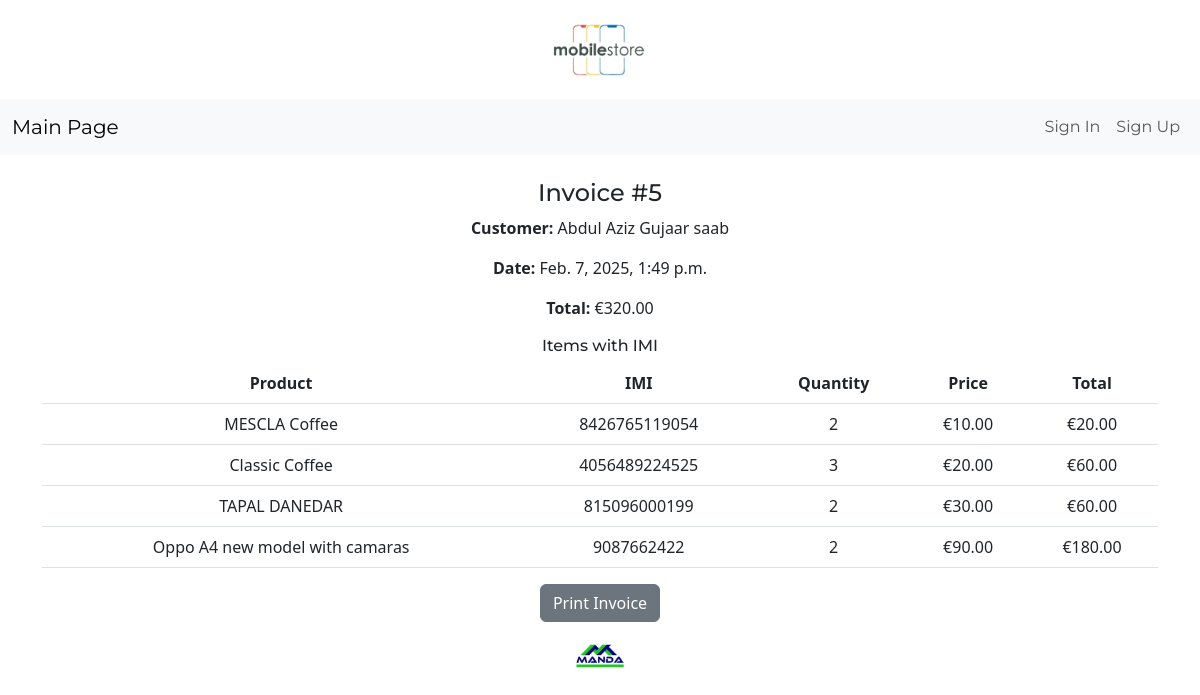
/invoice/5/, run on the app's committed database.
### inventory/models.py (models this page shows, shortened)
class CustInvoiceData(models.Model):
	customer = models.ForeignKey(CustomerData, on_delete=models.CASCADE)
	phone = models.IntegerField()
	nif = models.CharField(max_length=35, default=0)
	address = models.CharField (max_length=50)
	total_before_iva = models.DecimalField(max_digits=12, decimal_places=2, default=0.00)  # Invoice total before tax
	total_after_iva = models.DecimalField(max_digits=12, decimal_places=2, default=0.00)   # Invoice total after tax
	datein = models.DateTimeField(auto_now_add=True)
	user = models.ForeignKey(User, on_delete=models.CASCADE, blank=True, null=True)

class CustomerData(models.Model):
	cname = models.CharField(max_length=50)
	cnie = models.CharField(max_length=20)
	cphone = models.IntegerField()
	caddress = models.CharField (max_length=50)
	datec = models.DateTimeField(auto_now_add=True)
	user = models.ForeignKey(User, on_delete=models.CASCADE)
	def __str__(self):
		return self.cname

class InvoiceDetail(models.Model):
    invoice = models.ForeignKey('CustInvoiceData', on_delete=models.CASCADE, related_name='items')
    name = models.CharField(max_length=25)
    imi = models.CharField(max_length=20)
    quantity = models.IntegerField()
    price = models.DecimalField(max_digits=10, decimal_places=2)
    total = models.DecimalField(max_digits=10, decimal_places=2)

### inventory/views.py (the view)
# urls.py: path('invoice/<int:invoice_id>/', InvoiceDetailView, name='invoice_detail'),
def InvoiceDetailView(request, invoice_id):
    invoice = get_object_or_404(CustInvoiceData, id=invoice_id)  # Fetch the parent invoice
    invoice_items = InvoiceDetail.objects.filter(invoice=invoice)  # Fetch related items
    invoiceTotal = sum(item.quantity * item.price for item in invoice_items)
    return render(request, 'inventory/invoice_detail.html', {
    'invoice': invoice,
    'invoice_items': invoice_items,
    'invoiceTotal': invoiceTotal
    })

### inventory/templates/inventory/invoice_detail.html (shortened to what this page needs)
{% extends 'inventory/base.html' %}
{% load crispy_forms_tags %}
{% block content %}
<!DOCTYPE html>
<html lang="en">
<head>
    <link rel="stylesheet" href="https://cdn.jsdelivr.net/npm/bootstrap@5.3.0/dist/css/bootstrap.min.css">
</head>
<body>
    <div class="container mt-4">
        <h4>Invoice #{{ invoice.id }}</h4>
        <p><strong>Customer:</strong> {{ invoice.customer}}</p>
        <p><strong>Date:</strong> {{ invoice.datein }}</p>
        <p><strong>Total:</strong> €{{ invoiceTotal }}</p>
        <h6>Items with IMI</h6>
        <table class="table">
            <thead>
                <tr>
                    <th>Product</th>
                    <th>IMI</th>
                    <th>Quantity</th>
                    <th>Price</th>
                    <th>Total</th>
                </tr>
            </thead>
            <tbody>
                {% for item in invoice_items %}
                <tr>
                    <td>{{ item.name }}</td>
                    <td>{{ item.imi }}</td>
                    <td>{{ item.quantity }}</td>
                    <td>€{{ item.price }}</td>
                    <td>€{{ item.total }}</td>
                </tr>
                {% endfor %}
            </tbody>
        </table>
        <a href="#" onclick="window.print()" class="btn btn-secondary">Print Invoice</a>
    </div>
</body>
</html>
{% endblock content %}

### data on the page
CustInvoiceData: id "5", customer "Abdul Aziz Gujaar saab", datein "Feb. 7, 2025, 1:49 p.m."
InvoiceDetail: name "MESCLA Coffee", imi "8426765119054", quantity "2", price "10.00", total "20.00"
InvoiceDetail: name "Classic Coffee", imi "4056489224525", quantity "3", price "20.00", total "60.00"
InvoiceDetail: name "TAPAL DANEDAR", imi "815096000199", quantity "2", price "30.00", total "60.00"
InvoiceDetail: name "Oppo A4 new model with camaras", imi "9087662422", quantity "2", price "90.00", total "180.00"

### other printed values
{{ invoiceTotal }} "320.00"
